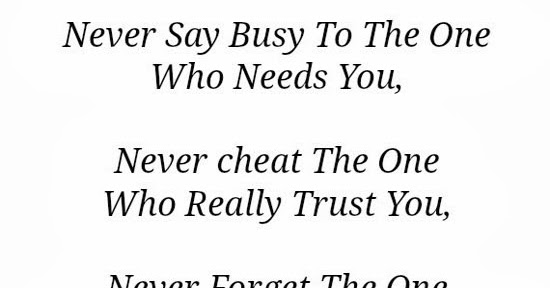
#> input picture OCR/images/testing/test2.jpg, 550 x 288 px
$ jupyter execute --allow-errors tesseract_ocr_image.ipynb
#> lines starting #> are read from the running program, lines starting #| are printed output that depends on the picture; after the words box and inside, x2 and y2 are one past the last pixel; in counts of white or black regions, pixels touching at a corner belong together
[cell 1]
from PIL import Image
import pytesseract
import cv2

[cell 2]
image_to_ocr = cv2.imread('images/testing/test2.jpg')
#> image_to_ocr is the input picture: shape (288, 550, 3); min 0, max 255, mean 238.6

[cell 3]
preprocessed_img = cv2.cvtColor(image_to_ocr, cv2.COLOR_BGR2GRAY)
preprocessed_img = cv2.threshold(preprocessed_img,0,255,cv2.THRESH_BINARY | cv2.THRESH_OTSU)[1]
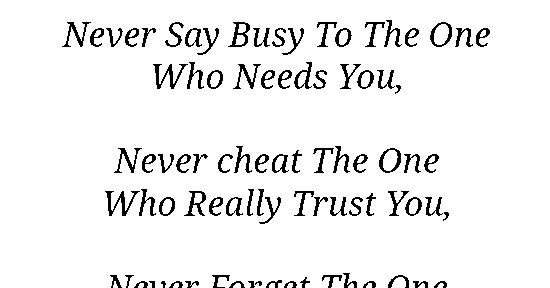
#> preprocessed_img: shape (288, 550); 93.8% white; 86 black regions, largest, box (x1, y1, x2, y2) and area: (153, 64, 188, 89) 268, (105, 191, 140, 216) 267, (228, 22, 250, 47) 211
preprocessed_img = cv2.medianBlur(preprocessed_img,3)
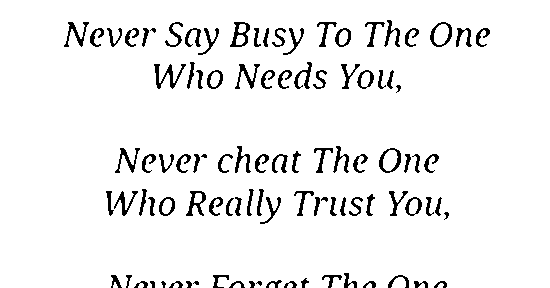
#> preprocessed_img: shape (288, 550); 93.9% white; 99 black regions (4 under 20 px), largest, box (x1, y1, x2, y2) and area: (154, 64, 186, 89) 261, (230, 22, 250, 47) 216, (186, 191, 206, 216) 204
cv2.imwrite('temp_img.jpg',preprocessed_img)
preprocessed_pil_img = Image.open('temp_img.jpg')
#> (the rest of this cell did not finish here and is left out)

$ run again, with OCR/images/testing/test3.jpg copied over OCR/images/testing/test2.jpg
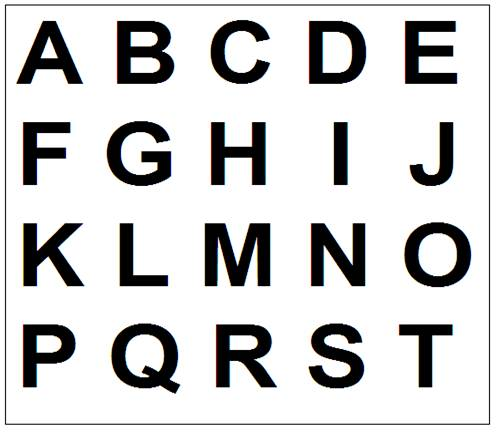
#> input picture OCR/images/testing/test3.jpg, 498 x 432 px
#> image_to_ocr is the input picture: shape (432, 498, 3); mean B, G, R 207.2, 207.2, 207.2
#> `preprocessed_img = cv2.threshold(preprocessed_img,0,255,cv2.THRESH_BIN..`:
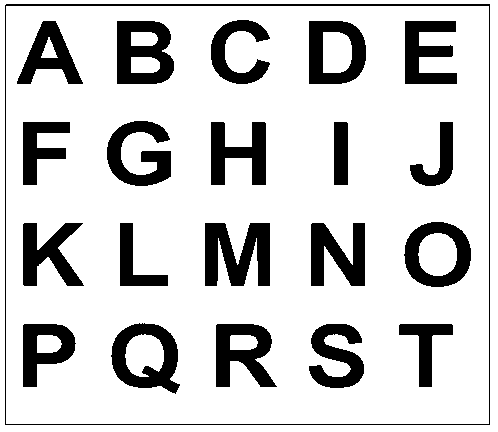
#> preprocessed_img: shape (432, 498); 81% white; 21 black regions, largest, box (x1, y1, x2, y2) and area: (205, 223, 270, 286) 2866, (117, 21, 174, 84) 2487, (111, 323, 180, 394) 2409
#> `preprocessed_img = cv2.medianBlur(preprocessed_img,3)`:
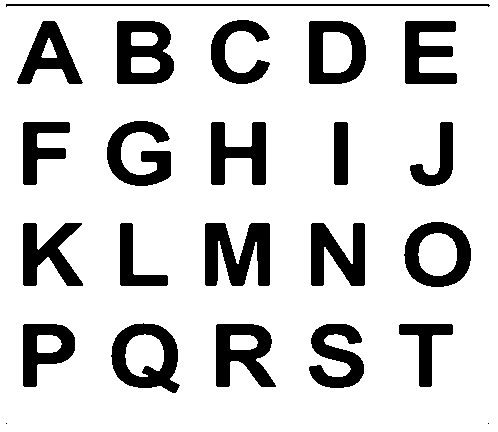
#> preprocessed_img: shape (432, 498); 81.6% white; 23 black regions (2 under 20 px), largest, box (x1, y1, x2, y2) and area: (205, 223, 270, 286) 2865, (117, 21, 174, 84) 2491, (111, 323, 180, 393) 2407
